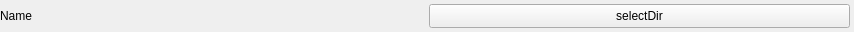
<?xml version="1.0" encoding="UTF-8"?>
<ui version="4.0">
 <class>WidgetPropDir</class>
 <widget class="QWidget" name="WidgetPropDir">
  <property name="geometry">
   <rect>
    <x>0</x>
    <y>0</y>
    <width>854</width>
    <height>32</height>
   </rect>
  </property>
  <property name="minimumSize">
   <size>
    <width>0</width>
    <height>32</height>
   </size>
  </property>
  <property name="maximumSize">
   <size>
    <width>16777215</width>
    <height>32</height>
   </size>
  </property>
  <property name="windowTitle">
   <string>Form</string>
  </property>
  <layout class="QVBoxLayout" name="verticalLayout">
   <property name="spacing">
    <number>0</number>
   </property>
   <property name="leftMargin">
    <number>0</number>
   </property>
   <property name="topMargin">
    <number>0</number>
   </property>
   <property name="rightMargin">
    <number>0</number>
   </property>
   <property name="bottomMargin">
    <number>0</number>
   </property>
   <item>
    <widget class="QFrame" name="prop_item_background">
     <property name="minimumSize">
      <size>
       <width>0</width>
       <height>0</height>
      </size>
     </property>
     <property name="accessibleDescription">
      <string>prop_item_background</string>
     </property>
     <property name="frameShape">
      <enum>QFrame::Shape::NoFrame</enum>
     </property>
     <property name="frameShadow">
      <enum>QFrame::Shadow::Raised</enum>
     </property>
     <layout class="QHBoxLayout" name="horizontalLayout">
      <property name="spacing">
       <number>8</number>
      </property>
      <property name="leftMargin">
       <number>0</number>
      </property>
      <property name="topMargin">
       <number>4</number>
      </property>
      <property name="rightMargin">
       <number>4</number>
      </property>
      <property name="bottomMargin">
       <number>4</number>
      </property>
      <item>
       <widget class="QLabel" name="label">
        <property name="sizePolicy">
         <sizepolicy hsizetype="Preferred" vsizetype="Expanding">
          <horstretch>0</horstretch>
          <verstretch>0</verstretch>
         </sizepolicy>
        </property>
        <property name="accessibleName">
         <string>prop_item</string>
        </property>
        <property name="text">
         <string>Name</string>
        </property>
       </widget>
      </item>
      <item>
       <widget class="QPushButton" name="btn">
        <property name="sizePolicy">
         <sizepolicy hsizetype="Minimum" vsizetype="Expanding">
          <horstretch>0</horstretch>
          <verstretch>0</verstretch>
         </sizepolicy>
        </property>
        <property name="accessibleName">
         <string>prop_select_file</string>
        </property>
        <property name="styleSheet">
         <string notr="true"/>
        </property>
        <property name="text">
         <string>selectDir</string>
        </property>
       </widget>
      </item>
     </layout>
    </widget>
   </item>
  </layout>
 </widget>
 <resources/>
 <connections/>
</ui>
